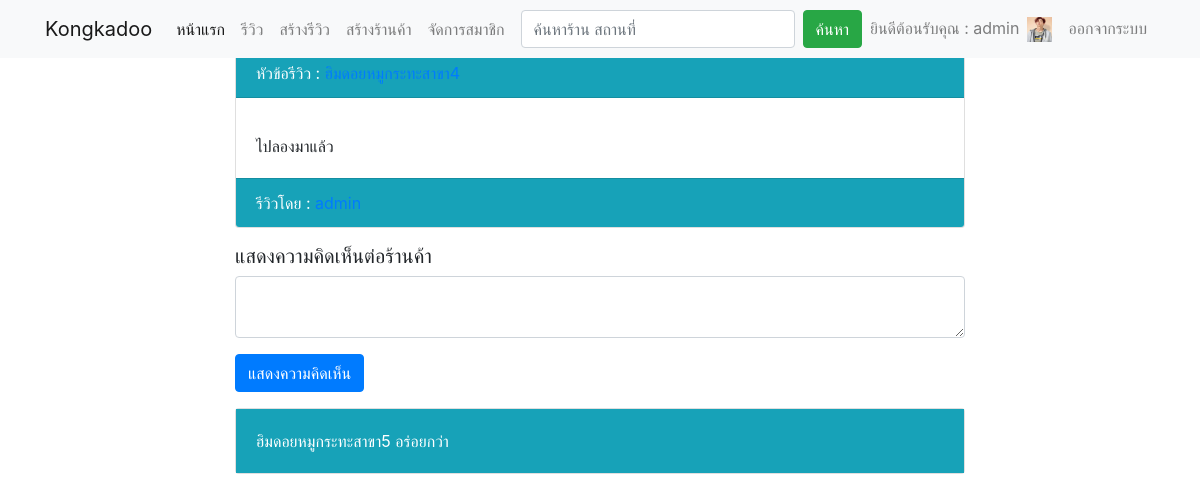
Screenshot of /review_profile.php?idcreatereview=14 (signed in) with the database file from the repository.
### tables this page shows
CREATE TABLE `createreview` (
  `idcreatereview` int(11) NOT NULL,
  `crereview_topic` varchar(255) NOT NULL,
  `crereview_content` varchar(255) NOT NULL,
  `crereview_date` varchar(255) NOT NULL,
  `crereview_pic` varchar(255) NOT NULL,
  `crereview_username` varchar(255) NOT NULL
);

CREATE TABLE `comment` (
  `idcomment` int(11) NOT NULL,
  `comment_content` text NOT NULL,
  `datetime` datetime NOT NULL,
  `idreview` int(11) NOT NULL
);

### review_profile.php (the view, shortened to what this page needs)
<?php session_start();
include 'header.php';
$idusername = $_SESSION["idusername"];
if (isset($_GET['idcreatereview'])) {
    $idcreatereview = $_GET['idcreatereview'];
    $sql = 'SELECT * from createreview WHERE idcreatereview="' . $idcreatereview . '"';
    $result = mysql_query($sql) or die(mysql_error());
    $row = mysql_fetch_array($result);
}
$sql2 = 'SELECT * from comment WHERE idreview=' . $idcreatereview . ' order by idcomment desc';
$result2 = mysql_query($sql2) or die(mysql_error());
function autolink($temp)
{
    $temp = preg_replace("#(^|[\n ])([a-z0-9&\-_.]+?)@([\w\-]+\.([\w\-\.]+\.)*[\w]+)#i", "\\1<a href=\"mailto:\\2@\\3\"><font color=#FF6600>\\2@\\3</font></a>", $temp);
    $temp = preg_replace("#(^|[\n ])([\w]+?://[^ \"\n\r\t<]*)#is", "\\1<a href=\"\\2\" target=\"_blank\"><font color=#FF6600>\\2</font></a>", $temp);
    $temp = preg_replace("#(^|[\n ])((www|ftp)\.[^ \"\t\n\r<]*)#is", "\\1<a href=\"http://\\2\" target=\"_blank\"><font color=#FF6600>\\2</font></a>", $temp);
    $temp = preg_replace("#(^|[\n ])((ร้าน|ftp)\.[^ \"\t\n\r<]*)#is", "\\1<a href=\"http://\\2\" target=\"_blank\"><font color=#FF6600>\\2</font></a>", $temp);
    return ($temp);
}
?>
<div class="container">
    <div class="row">
        <div class="col-sm col-md col-lg col-xl">
            <nav class="navbar navbar-expand-lg fixed-top navbar-light bg-light">
                <div class="container">
                    <a class="navbar-brand" href="index.php">Kongkadoo</a>
                    <div class="collapse navbar-collapse" id="navbarSupportedContent">
                        <ul class="navbar-nav mr-auto">
                            <li class="nav-item active">
                                <a class="nav-link" href="index.php">หน้าแรก <span class="sr-only">(current)</span></a>
                            </li>
                            <li class="nav-item">
                                <a class="nav-link" href="review.php">รีวิว <span class="sr-only">(current)</span></a>
                            </li>
                            <li class="nav-item">
                                <a class="nav-link" href="manage_review.php">สร้างรีวิว </a>
                            </li>
                            <?php if ($idusername == "admin") {?>
                            <li class="nav-item">
                                <a class="nav-link" href="manage_shop.php">สร้างร้านค้า </a>
                            </li>
                            <li class="nav-item">
                                <a class="nav-link" href="register_admin.php">จัดการสมาชิก </a>
                            </li>
                            <?php }?>
                        </ul>
                        <form id="formsearch" name="formsearch" method="post" action="search_file.php"
                            class="form-inline my-4 my-lg-0">
                            <input name="search" type="text" id="search" required class="form-control mr-sm-2"
                                placeholder="ค้นหาร้าน สถานที่" />
                            <button class="btn btn-success my-2 my-sm-0" type="submit">ค้นหา</button>
                        </form>
                        <ul class="navbar-nav ml-auto">
                            <?php if (isset($_SESSION['id'])) {?>
                            <li class="nav-item">
                                <span class="navbar-text">
                                    <?php echo "ยินดีต้อนรับคุณ : " . $_SESSION['fullname']; ?>
                                </span>
                            </li>
                            <li class="nav-item">
                                <a class="nav-link" href=""><img src="Image/<?php echo $_SESSION['pic']; ?>" alt=""
                                        width="25" height="25"> <span class="sr-only">(current)</span></a>
                            </li>
                            <li class="nav-item">
                                <a class="nav-link" href="logout.php">ออกจากระบบ </a>
                            </li>
                            <?php }?>
                        </ul>
                    </div>
                </div>
            </nav>
        </div>
    </div>
</div>
<br>
<br>
<div class="container">
    <div class="row">
        <div class="col-2"></div>
        <div class="col-8">
            <div class="card">
                <div class="card-header text-white bg-info mb-3">
                    <?php echo "หัวข้อรีวิว : <a href='review_profile.php?idcreatereview=" . $row['idcreatereview'] . "'>" . $row['crereview_topic'] . "</a>" ?>
                </div>
                <div class="card-body">
                    <p class="card-text"><?php echo $row['crereview_content']; ?></p>
                </div>
                <div class="card-footer text-white bg-info">
                    <?php echo "รีวิวโดย : <a href='member_profile.php?idmember=" . $row['crereview_username'] . "'>" . $row['crereview_username'] . "</a>" ?>
                </div>
            </div>
            <p>
            <H5>แสดงความคิดเห็นต่อร้านค้า</H5>
            <form name="comment" action="reviewcomment_insert_process.php" method="post" class="form-horizontal">
                <textarea name="tarcomment" class="form-control"></textarea>
                <button type="submit" class="btn btn-primary">แสดงความคิดเห็น</button>
            </form>
            </p>
            <?php
while ($row2 = mysql_fetch_assoc($result2)) {
    $keyword = $row2['comment_content'];
    echo "<div class='card'>";
    echo "<div class='card-body text-white bg-info'>";
    echo "<p class='card-text'> " . autolink($keyword) . "</p>";
    echo "</div>";
    echo "</div>";
}
?>
        </div>
    </div>
</div>
<?php mysql_close($conn);
include 'footer.php';
?>

### rows the page displays
createreview: crereview_topic "ฮิมดอยหมูกระทะสาขา4", crereview_content "ไปลองมาแล้ว", crereview_username "admin"
comment: comment_content "ฮิมดอยหมูกระทะสาขา5 อร่อยกว่า"

### other values shown
$_SESSION['fullname'] "admin"
